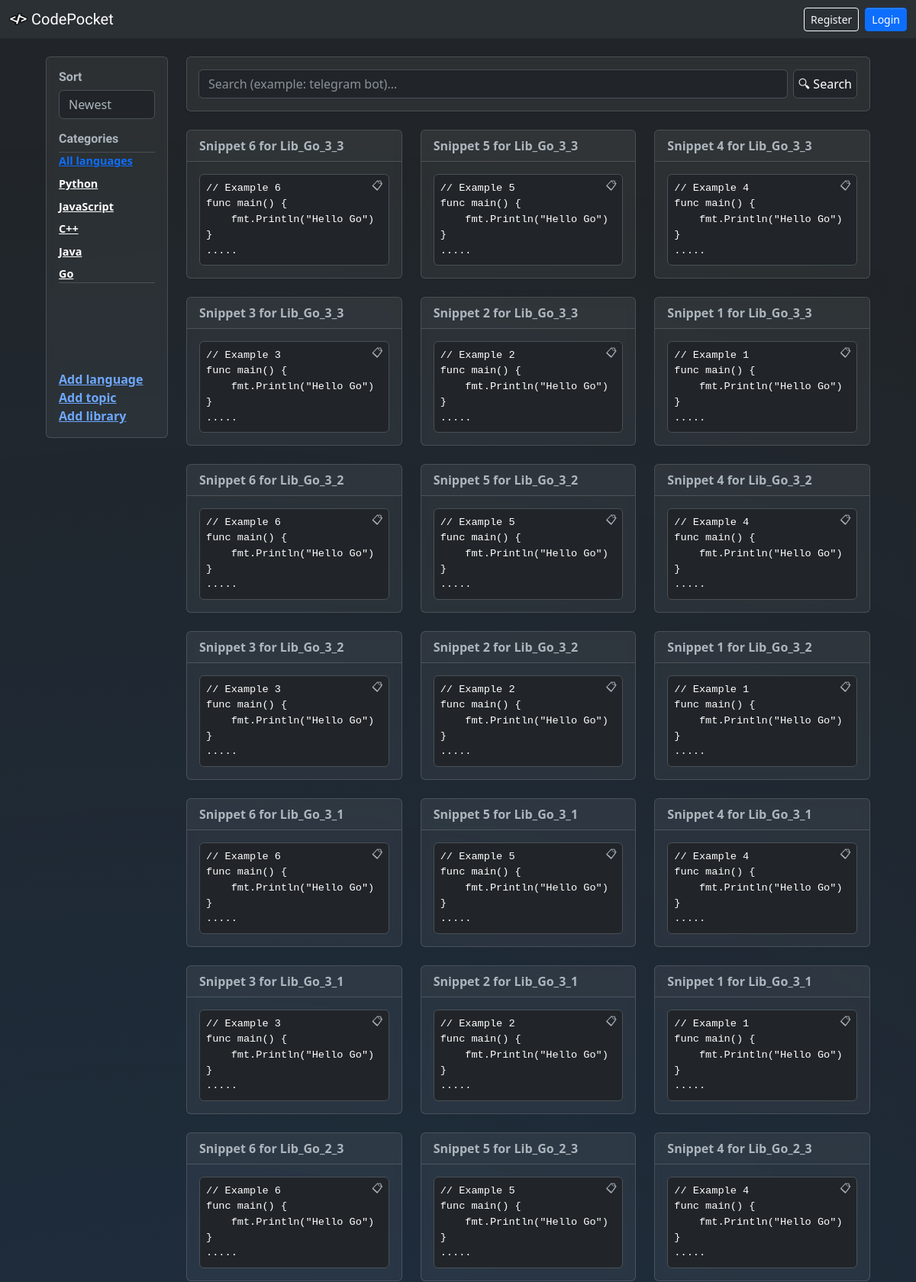
/index (upper part), run on the app's committed database.
### data/codes.py (models this page shows, shortened)
class Language(SqlAlchemyBase):
    __tablename__ = 'languages'
    id = sqlalchemy.Column(sqlalchemy.Integer, primary_key=True, autoincrement=True)
    name = sqlalchemy.Column(sqlalchemy.String, nullable=False, unique=True)
    topics = orm.relationship("Topic", back_populates='language')

class CodeSnippet(SqlAlchemyBase):
    __tablename__ = 'code_snippets'
    id = sqlalchemy.Column(sqlalchemy.Integer, primary_key=True, autoincrement=True)
    title = sqlalchemy.Column(sqlalchemy.String, nullable=False)
    content = sqlalchemy.Column(sqlalchemy.Text, nullable=False)
    library_id = sqlalchemy.Column(sqlalchemy.Integer, sqlalchemy.ForeignKey("libraries.id"))
    library = orm.relationship('Library', back_populates='snippets')
    user_id = sqlalchemy.Column(sqlalchemy.Integer, sqlalchemy.ForeignKey("users.id"))
    user = orm.relationship('User')

### main.py (the view)
@app.route('/')
@app.route('/index')
@app.route('/index/<la>')
@app.route('/index/<la>/<to>')
@app.route('/index/<la>/<to>/<li>')
def index(la=None, to=None, li=None):
    db_sess = db_session.create_session()
    search_query = request.args.get('q', '').strip()
    sort_type = request.args.get('sort', 'new')
    query = db_sess.query(CodeSnippet).join(Library).join(Topic).join(Language)
    if la: query = query.filter(Language.name == la)
    if to: query = query.filter(Topic.name == to)
    if li: query = query.filter(Library.name == li)
    if search_query:
        words = search_query.split()
        search_filters = [CodeSnippet.title.ilike(f"%{word}%") for word in words]
        query = query.filter(or_(*search_filters))
    if sort_type == 'new':
        query = query.order_by(desc(CodeSnippet.id))
    elif sort_type == 'old':
        query = query.order_by(CodeSnippet.id)
    snippets = query.all()
    if search_query:
        snippets.sort(key=lambda s: sum(word.lower() in s.title.lower() for word in words), reverse=True)
    languages = db_sess.query(Language).all()
    return render_template('index.html', snippets=snippets, languages=languages,
                           la=la, to=to, li=li, sort=sort_type, q=search_query)

### data/db_session.py (called while the page is built)
def create_session() -> Session:
    global __factory
    return __factory()

### templates/index.html (shortened to what this page needs)
{% extends "base.html" %}
{% block content %}
<div class="container-fluid mt-4">
    <div class="row">
        <div class="col-md-2">
            <div class="card p-3" style="position: sticky; top: 1rem; min-height: 500px;">
                <h6 class="font-weight-bold">Sort</h6>
                <select class="form-control mb-3" onchange="location.href='?sort=' + this.value + '&q={{ q }}'">
                    <option value="new" {{ 'selected' if sort == 'new' }}>Newest</option>
                </select>
                <h6 class="font-weight-bold">Categories</h6>
                <div class="list-group list-group-flush" style="font-size: 0.9rem;">
                    <a href="/" class="font-weight-bold {{ 'text-primary' if not la else 'text-white' }}">All languages</a>
                    {% for lang in languages %}
                        <div class="mt-2">
                            <a href="/index/{{ lang.name }}" class="font-weight-bold {{ 'text-primary' if la == lang.name else 'text-white' }}">{{ lang.name }}</a>
                        </div>
                    {% endfor %}
                </div>
                <div class="mt-auto d-flex flex-column">
                    <a href="/add_language" class="font-weight-bold">Add language</a>
                    <a href="/add_topic" class="font-weight-bold">Add topic</a>
                    <a href="/add_library" class="font-weight-bold">Add library</a>
                </div>
            </div>
        </div>
        <div class="col-md-10">
            <div class="mb-4">
                <div class="card p-3 shadow-sm">
                    <form action="" method="get" class="input-group">
                        <input type="text" name="q" class="form-control border rounded" placeholder="Search (example: telegram bot)..." value="{{ q }}">
                        <div class="input-group-append">
                            <button class="ml-2 border rounded bg-dark" type="submit">&#x1F50D;&#xFE0E; Search</button>
                        </div>
                    </form>
                </div>
            </div>
            <div class="row">
                {% for s in snippets %}
                <div class="col-md-4 mb-4">
                    <div class="card h-100" onclick="location.href='/code/{{ s['id'] }}'" style="cursor: pointer;">
                        <div class="card-header font-weight-bold">{{ s['title'] }}</div>
                        <div class="card-body position-relative">
                            <button class="btn btn-sm position-absolute"
                                    style="top: 15px; right: 15px; z-index: 10; box-shadow: none; border-color: transparent"
                                    onclick="event.stopPropagation(); copyToClipboard('code-{{ loop.index }}')">
                                &#x1F4CB;&#xFE0E;
                            </button>
                            <pre class="m-0 p-2 bg-dark border rounded text-white" id="code-{{ loop.index }}"
                            style="font-size: 0.85rem; line-height: 1.5;"
                            data-full-text="{{ s['content'] }}" >{{ "\n".join(s['content'].splitlines()[:4] + ["....."]) }}</pre>
                        </div>
                    </div>
                </div>
                {% endfor %}
            </div>
        </div>
    </div>
</div>
{% endblock %}

### templates/base.html (shortened to what this page needs)
<!DOCTYPE html>
<html lang="en" data-bs-theme="dark">
<head>
        <link rel="stylesheet" href="{{ url_for('static', filename='css/theme.css') }}">
        <link href="https://cdn.jsdelivr.net/npm/bootstrap@5.3.0/dist/css/bootstrap.min.css" rel="stylesheet">
    </head>
    <body>
        <nav class="navbar navbar-expand-lg bg-body-tertiary">
            <div class="container-fluid d-flex justify-content-between align-items-center">
                <a class="navbar-brand h1 mb-0" href="/">
                    <img src="/static/img/logo.png"
                        alt="Logo"
                        style="height: 1.5rem; width: auto;"
                        class="d-inline-block align-top">
                    CodePocket
                </a>
                <div class="d-flex align-items-center gap-3">
                    {% if current_user.is_authenticated %}
                        <a class="btn btn-outline-success btn-sm" href="/add_snippet">Create</a>
                        <a class="navbar-brand bold text-decoration-none" href="/user/{{ current_user.username }}">
                            {{ "&#x1F6E0;&#xFE0E; " | safe if current_user.creator else "" }}{{ current_user.username }}
                        </a>
                        <a class="btn btn-outline-light btn-sm" href="/logout">Logout</a>
                    {% else %}
                        <div class="d-flex gap-2">
                            <a class="btn btn-outline-light btn-sm" href="/register">Register</a>
                            <a class="btn btn-primary btn-sm" href="/login">Login</a>
                        </div>
                    {% endif %}
                </div>
            </div>
        </nav>
        <div class="container-fluid px-5 mt-4">
            {% block content %}{% endblock %}
        </div>
    </body>
</html>

### data on the page
Language: name "Python"
Language: name "JavaScript"
Language: name "C++"
Language: name "Java"
Language: name "Go"
CodeSnippet: title "Snippet 6 for Lib_Go_3_3", content "// Example 6 func main() { fmt.Println(\"Hello Go\") } ....."
CodeSnippet: title "Snippet 5 for Lib_Go_3_3", content "// Example 5 func main() { fmt.Println(\"Hello Go\") } ....."
CodeSnippet: title "Snippet 4 for Lib_Go_3_3", content "// Example 4 func main() { fmt.Println(\"Hello Go\") } ....."
CodeSnippet: title "Snippet 3 for Lib_Go_3_3", content "// Example 3 func main() { fmt.Println(\"Hello Go\") } ....."
CodeSnippet: title "Snippet 2 for Lib_Go_3_3", content "// Example 2 func main() { fmt.Println(\"Hello Go\") } ....."
CodeSnippet: title "Snippet 1 for Lib_Go_3_3", content "// Example 1 func main() { fmt.Println(\"Hello Go\") } ....."
CodeSnippet: title "Snippet 6 for Lib_Go_3_2", content "// Example 6 func main() { fmt.Println(\"Hello Go\") } ....."
CodeSnippet: title "Snippet 5 for Lib_Go_3_2", content "// Example 5 func main() { fmt.Println(\"Hello Go\") } ....."
CodeSnippet: title "Snippet 4 for Lib_Go_3_2", content "// Example 4 func main() { fmt.Println(\"Hello Go\") } ....."
CodeSnippet: title "Snippet 3 for Lib_Go_3_2", content "// Example 3 func main() { fmt.Println(\"Hello Go\") } ....."
CodeSnippet: title "Snippet 2 for Lib_Go_3_2", content "// Example 2 func main() { fmt.Println(\"Hello Go\") } ....."
CodeSnippet: title "Snippet 1 for Lib_Go_3_2", content "// Example 1 func main() { fmt.Println(\"Hello Go\") } ....."
CodeSnippet: title "Snippet 6 for Lib_Go_3_1", content "// Example 6 func main() { fmt.Println(\"Hello Go\") } ....."
CodeSnippet: title "Snippet 5 for Lib_Go_3_1", content "// Example 5 func main() { fmt.Println(\"Hello Go\") } ....."
CodeSnippet: title "Snippet 4 for Lib_Go_3_1", content "// Example 4 func main() { fmt.Println(\"Hello Go\") } ....."
CodeSnippet: title "Snippet 3 for Lib_Go_3_1", content "// Example 3 func main() { fmt.Println(\"Hello Go\") } ....."
CodeSnippet: title "Snippet 2 for Lib_Go_3_1", content "// Example 2 func main() { fmt.Println(\"Hello Go\") } ....."
CodeSnippet: title "Snippet 1 for Lib_Go_3_1", content "// Example 1 func main() { fmt.Println(\"Hello Go\") } ....."
CodeSnippet: title "Snippet 6 for Lib_Go_2_3", content "// Example 6 func main() { fmt.Println(\"Hello Go\") } ....."
CodeSnippet: title "Snippet 5 for Lib_Go_2_3", content "// Example 5 func main() { fmt.Println(\"Hello Go\") } ....."
CodeSnippet: title "Snippet 4 for Lib_Go_2_3", content "// Example 4 func main() { fmt.Println(\"Hello Go\") } ....."
